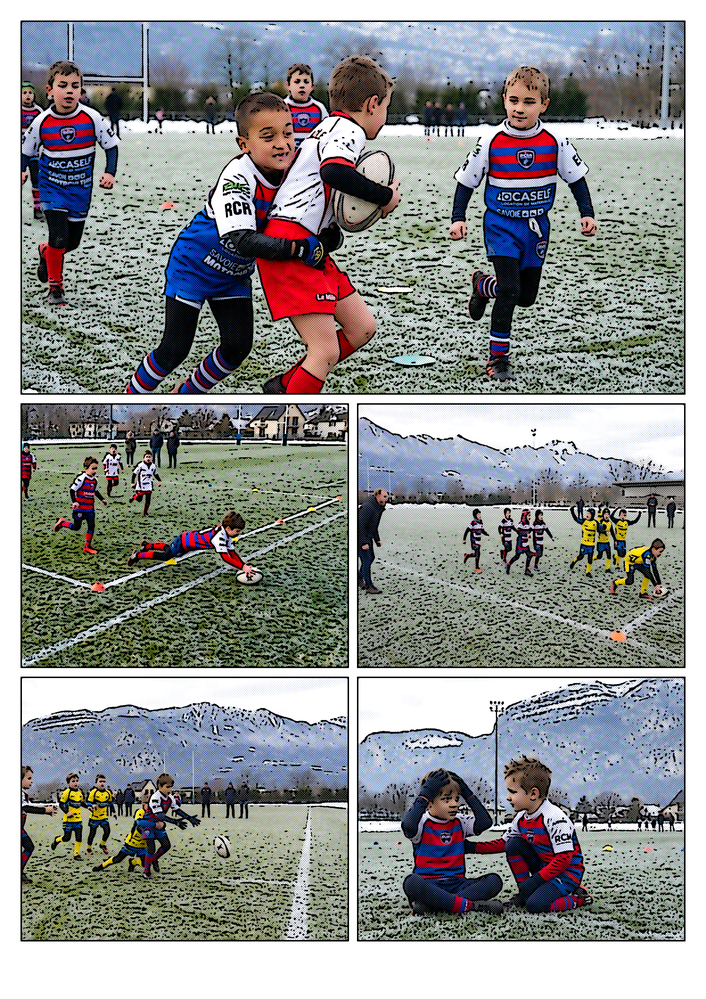
#> input picture Planches-dessin/20-le-test-du-grand-froid-le-mole-et-thonon-marvel.png, 706 x 999 px, shrunk from 2480 x 3508 before the run
$ python -i personnages.py   (imports and definitions only)
#> lines starting #> are read from the running program, lines starting #| are printed output that depends on the picture; after the words box and inside, x2 and y2 are one past the last pixel; in counts of white or black regions, pixels touching at a corner belong together
"""Détection, identification et résolution des personnages pour le lettrage.

Brique commune de la correction du lettrage :
- têtes : cascades Haar (frontal, profil, profil miroir) filtrées par présence
  réelle de peau comics dans la boîte (élimine les faux positifs du style dessiné) ;
- corps : blobs de peau comics associés aux têtes ou orphelins (personne dont la
  tête n'est pas détectée — la zone « tête » est alors le haut du blob) ;
- identité : signatures couleur calibrées sur les 8 recadrages nominatifs de la
  couverture (8/8 en calibration) — teint mat de Nolann, roux de Kilian, gris de
  Julien, cheveux foncés/barbe de Flavien, maillots adverses vert/jaune ;
- scénario : présences et indices de position par vignette (lignes *Visuel*) ;
- résolution : pour chaque élément de lettrage, la tête (ou le corps orphelin) du
  locuteur attendu — identités uniques d'abord, puis affectation optimale des
  châtains indissociables (Léon/Milo/Lyssandro/Ayden) par indice de position et
  proximité des points d'estimation initiaux.
"""
import json
import re
import sys
from pathlib import Path

import cv2
import numpy as np

# détecteur Haar reproductible : detectMultiScale n'est pas déterministe en multi-thread
# [1 line not run here, left out]

sys.path.insert(0, str(Path(__file__).parent))

ROOT = Path(__file__).resolve().parents[2]
FC = cv2.CascadeClassifier(cv2.data.haarcascades + 'haarcascade_frontalface_default.xml')
PC = cv2.CascadeClassifier(cv2.data.haarcascades + 'haarcascade_profileface.xml')

CHATAINS = {'Léon', 'Milo', 'Lyssandro', 'Ayden'}
PERSOS = ['Léon', 'Lyssandro', 'Ayden', 'Nolann', 'Milo', 'Flavien', 'Julien', 'Kilian']
SPEAKER_MAP = {
    'Papa': 'Flavien', 'Vanessa': 'Vanessa', 'Alice': 'Alice',
    'Joueur de Montmélian': 'adversaire-vert',
    'Porteur': 'adversaire-jaune',
    'Tous': 'groupe',
    'Joueur de Rumilly': 'adversaire-rumilly',
}
# ids de détection équivalents à un locuteur donné
ID_EQUIV = {
    'Léon': ('chatain',),
    'Milo': ('chatain',),
    'Lyssandro': ('chatain',),
    'Ayden': ('chatain-clair', 'chatain'),
    'Flavien': ('Flavien', 'chatain'),
    'Nolann': ('Nolann', 'Nolann-corps'),
    'Julien': ('Julien',),
    'Kilian': ('Kilian',),
    'adversaire-vert': ('adversaire-vert',),
    'adversaire-jaune': ('adversaire-jaune',),
    'Arbitre': ('arbitre', '?'),
    'groupe': ('chatain', 'chatain-clair', 'Nolann', 'Flavien'),
    'adversaire-rumilly': ('adversaire-vert', 'adversaire-jaune', '?', 'arbitre'),
}


# ------------------------------------------------------------------ peau
def masque_peau(bgr):
    """Peau comics : claire (H 5-13, S 65-150, V 160+) ou mate (Nolann)."""
    hsv = cv2.cvtColor(bgr, cv2.COLOR_BGR2HSV)
    h, s, v = hsv[..., 0], hsv[..., 1], hsv[..., 2]
    claire = (h >= 5) & (h <= 13) & (s >= 65) & (s <= 150) & (v >= 160)
    mate = (h >= 6) & (h <= 14) & (s >= 108) & (s <= 165) & (v >= 140) & (v <= 220)
    return ((claire | mate)).astype(np.uint8)


def _med(pts):
    return np.median(pts, axis=0) if len(pts) else None


# ------------------------------------------------------------------ têtes
def _boites_brutes(gray):
    out = [tuple(int(v) for v in f) for f in FC.detectMultiScale(gray, 1.06, 5, minSize=(24, 24))]
    out += [tuple(int(v) for v in f) for f in PC.detectMultiScale(gray, 1.06, 5, minSize=(24, 24))]
    flip = cv2.flip(gray, 1)
    W = gray.shape[1]
    for (x, y, w, h) in PC.detectMultiScale(flip, 1.06, 5, minSize=(24, 24)):
        out.append((W - x - w, y, w, h))
    return out


def _inter(a, b):
    ix = max(0, min(a[0] + a[2], b[0] + b[2]) - max(a[0], b[0]))
    iy = max(0, min(a[1] + a[3], b[1] + b[3]) - max(a[1], b[1]))
    return ix * iy


def detecter_tetes(bgr):
    """Têtes Haar 3 détecteurs, dédupliquées et filtrées (peau au centre)."""
    gray = cv2.equalizeHist(cv2.cvtColor(bgr, cv2.COLOR_BGR2GRAY))
    hsv = cv2.cvtColor(bgr, cv2.COLOR_BGR2HSV)
    pm = masque_peau(bgr)
    boxes = []
    for b in _boites_brutes(gray):
        if any(_inter(b, f) > 0.4 * min(b[2] * b[3], f[2] * f[3]) for f in boxes):
            continue
        boxes.append(b)
    tetes = []
    for (x, y, w, h) in boxes:
        # la bande centrale doit contenir de la peau (visage réel, pas un nuage/un fond)
        cx1, cx2 = x + int(0.25 * w), x + int(0.75 * w)
        cy1, cy2 = y + int(0.35 * h), y + int(0.85 * h)
        frac = pm[cy1:cy2, cx1:cx2].mean() if cy2 > cy1 and cx2 > cx1 else 0.0
        if frac < 0.22:
            continue
        skin = hsv[y + int(0.42 * h):y + int(0.78 * h),
                   x + int(0.28 * w):x + int(0.72 * w)].reshape(-1, 3)
        chin = hsv[y + int(0.78 * h):y + h,
                   x + int(0.25 * w):x + int(0.75 * w)].reshape(-1, 3)
        y0, y1 = max(0, y - int(0.35 * h)), y + int(0.04 * h)
        band = hsv[y0:y1, x + int(0.15 * w):x + int(0.85 * w)].reshape(-1, 3)
        ok = band[((band[:, 0] <= 25) | (band[:, 0] >= 165)) & (band[:, 2] < 235)]
        hair = ok if len(ok) >= 0.25 * len(band) else band
        tetes.append({'box': (x, y, w, h),
                      'skin_frac': round(float(frac), 2),
                      'skin': tuple(_med(skin)) if _med(skin) is not None else None,
                      'hair': tuple(_med(hair)) if _med(hair) is not None else None,
                      'chin': tuple(_med(chin)) if _med(chin) is not None else None})
    return tetes


def jersey_sous_tete(hsv, f):
    x, y, w, h = f
    band = hsv[y + h:y + int(1.7 * h), max(0, x - int(0.1 * w)):x + int(1.1 * w)].reshape(-1, 3)
    if not len(band):
        return '?'
    hh, ss, vv = band[:, 0], band[:, 1], band[:, 2]
    parts = {
        'vert': (hh >= 35) & (hh < 85) & (ss > 60),
        'jaune': (hh >= 18) & (hh < 35) & (ss > 80) & (vv > 140),
        'rouge': ((hh < 10) | (hh >= 165)) & (ss > 80) & (vv > 90),
        'bleu': (hh >= 90) & (hh < 135) & (ss > 60),
        'blanc': (ss < 40) & (vv > 180),
        'sombre': vv < 70,
    }
    n = {k: int(v.sum()) for k, v in parts.items()}
    return max(parts, key=lambda k: n[k]) if max(n.values()) > 0.3 * len(band) else '?'


def classe_identite(skin, hair, chin, jersey):
    """Règles calibrées sur les 8 visages connus de la couverture (8/8)."""
    if skin is not None:
        if skin[1] >= 108 and skin[2] <= 218:
            return 'Nolann'
    if hair is not None:
        h_h, s_h, v_h = hair
        if 4 <= h_h <= 18 and s_h >= 130 and v_h >= 160:
            return 'Kilian'
        if s_h <= 45 and 110 <= v_h <= 235:
            return 'Julien'
        if jersey in ('vert', 'jaune'):
            return f'adversaire-{jersey}'
        if v_h <= 80:
            return 'Flavien'
        if chin is not None and 8 <= chin[0] <= 20 and chin[1] >= 55 and chin[2] < 150:
            return 'Flavien'
        if 140 <= v_h <= 210 and 60 <= s_h <= 115 and 8 <= h_h <= 18:
            return 'chatain-clair'
        if 80 <= v_h < 210 and 60 <= s_h <= 145:
            return 'chatain'
    if jersey == 'vert':
        return 'adversaire-vert'
    if jersey == 'jaune':
        return 'adversaire-jaune'
    if jersey == 'sombre':
        return 'arbitre'
    return '?'


# ------------------------------------------------------------- personnages
def detecter_personnages(bgr):
    """Têtes identifiées + corps (blobs de peau), orphelins inclus."""
    hsv = cv2.cvtColor(bgr, cv2.COLOR_BGR2HSV)
    tetes = detecter_tetes(bgr)
    for t in tetes:
        t['id'] = classe_identite(t['skin'], t['hair'], t['chin'], jersey_sous_tete(hsv, t['box']))
    pm = masque_peau(bgr)
    n, lab, stats, _ = cv2.connectedComponentsWithStats(pm, 8)
    blobs = []
    for i in range(1, n):
        a, bx, by, bw, bh = (int(stats[i, 4]), int(stats[i, 0]), int(stats[i, 1]),
                             int(stats[i, 2]), int(stats[i, 3]))
        if a < 400 or bw > 500 or bh > 500:
            continue
        # blob mat (Nolann) ?
        pix = hsv[by:by + bh, bx:bx + bw][pm[by:by + bh, bx:bx + bw].astype(bool)]
        mat = bool(len(pix)) and float(np.median(pix[:, 1])) >= 108 and float(np.median(pix[:, 2])) <= 220
        blobs.append({'box': (bx, by, bw, bh), 'aire': a, 'mat': mat})
    personnes = []
    for t in tetes:
        x, y, w, h = t['box']
        # corps associé : blob chevauchant la zone sous la tête (torse, bras nus)
        best = None
        for b in blobs:
            zone = (x - int(0.3 * w), y + h, int(1.6 * w), int(1.6 * h) + 30)
            if _inter(zone, b['box']) > 0.25 * b['aire']:
                if best is None or b['aire'] > best['aire']:
                    best = b
        pid = t['id']
        # torse/bras nus au teint mat DIRECTEMENT sous la tête (bande cou)
        # => la tête est celle de Nolann ; le bras mat d'un voisin ne compte pas
        if best is not None and best['mat'] and pid in ('chatain', 'chatain-clair', 'Flavien', '?'):
            bande = (x + int(0.15 * w), y + h, int(0.7 * w), int(0.5 * h) + 10)
            if _inter(bande, best['box']) >= 0.35 * bande[2] * bande[3]:
                pid = 'Nolann'
        personnes.append({'tete': t['box'], 'id': pid, 'tete_obj': t,
                          'corps': best['box'] if best else None})
    prises = [p['corps'] for p in personnes if p['corps']]
    for b in blobs:
        if any(b['box'] is c for c in prises):
            continue
        if any(_inter(b['box'], zone_tete(p)) > 0.3 * b['aire'] for p in personnes if zone_tete(p)):
            continue
        bx, by, bw, bh = b['box']
        personnes.append({'tete': None, 'id': 'Nolann-corps' if b['mat'] else '?',
                          'tete_obj': None, 'corps': b['box'],
                          'zone_tete': (bx + bw // 2 - max(10, bw // 3),
                                        by - max(6, bh // 6),
                                        2 * max(10, bw // 3), int(1.4 * max(10, bh // 3)))})
    return personnes


def zone_tete(personne):
    """Boîte « tête » effective : la tête détectée, ou le haut du corps orphelin."""
    if personne['tete'] is not None:
        return personne['tete']
    return personne.get('zone_tete')


def point_bouche(personne):
    z = zone_tete(personne)
    return (z[0] + z[2] / 2, z[1] + z[3] * 0.62)


# [68 lines left out: functions dist_box, parse_scenario, not called in this run]


def locuteur_reference(speaker):
    return SPEAKER_MAP.get(speaker, speaker)


# -------------------------------------------------------------- résolution
# [188 lines left out: functions _dans_bande, _nettoyer_ids, resoudre_panel, resoudre_page, not called in this run]

>>> import cv2
>>> picture = cv2.imread('../../Planches-dessin/20-le-test-du-grand-froid-le-mole-et-thonon-marvel.png')
#> picture is the input picture: shape (999, 706, 3); mean B, G, R 146.8, 147.1, 144.9
>>> result = detecter_personnages(picture)
#> in detecter_tetes, `gray = cv2.equalizeHist(cv2.cvtColor(bgr, cv2.COLOR_BGR2GRAY))`:
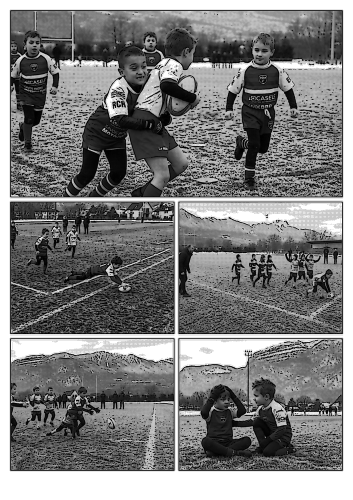
#> gray: shape (999, 706) (shown at 1/2 size); min 0, max 255, mean 126.5
#> in masque_peau, `h, s, v = hsv[..., 0], hsv[..., 1], hsv[..., 2]`:
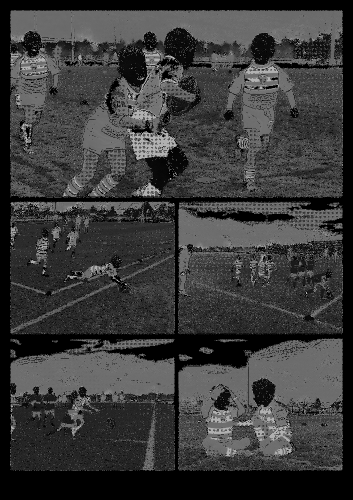
#> h: shape (999, 706) (shown at 1/2 size); min 0, max 179, mean 58.4
#> in masque_peau, `h, s, v = hsv[..., 0], hsv[..., 1], hsv[..., 2]`:
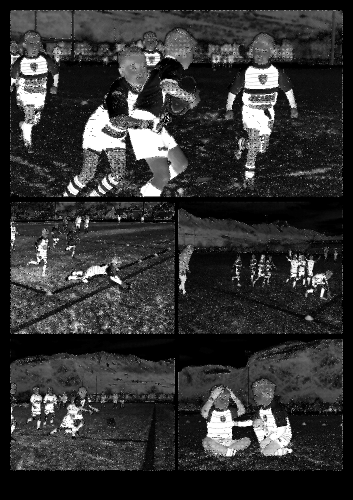
#> s: shape (999, 706) (shown at 1/2 size); min 0, max 255, mean 51.4
#> in masque_peau, `claire = (h >= 5) & (h <= 13) & (s >= 65) & (s <= 150) & (v >= 160)`:
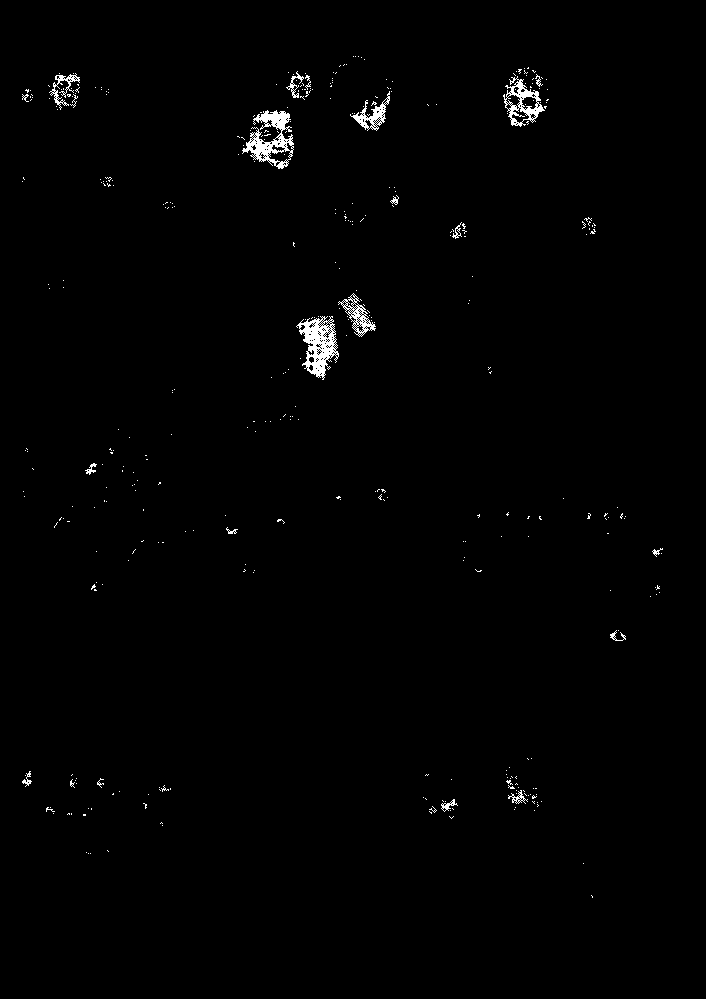
#> claire: shape (999, 706) bool; 0.88% white; 392 white regions (371 under 20 px), largest, box (x1, y1, x2, y2) and area: (296, 316, 339, 380) 1317, (242, 110, 294, 169) 1262, (503, 76, 545, 127) 746
#> in masque_peau, `return ((claire | mate)).astype(np.uint8)`:
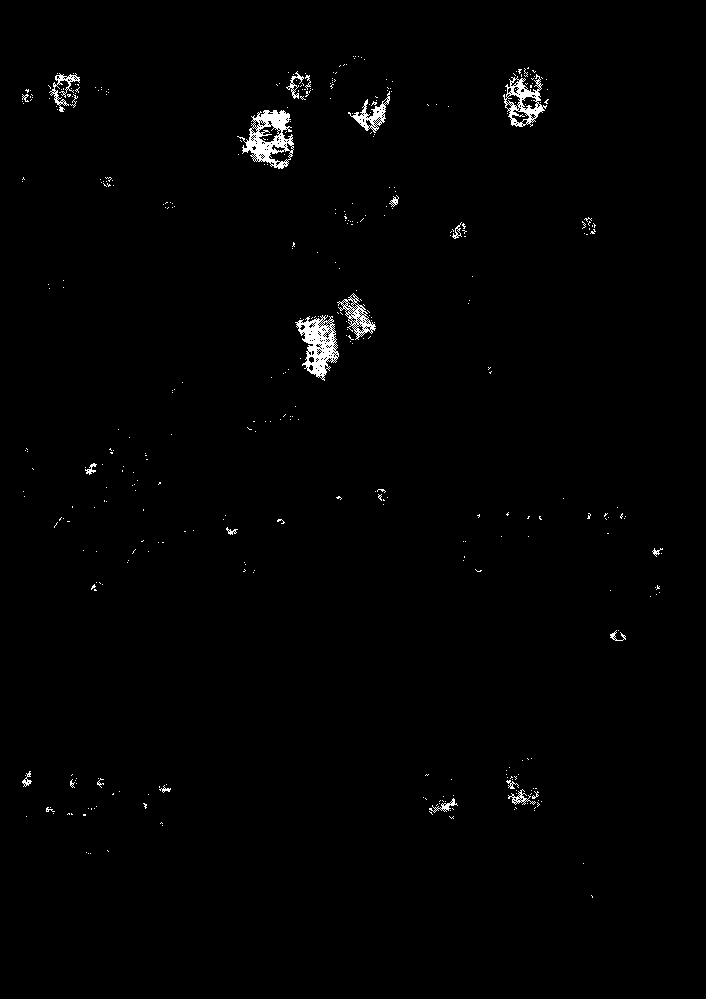
#> returned value: shape (999, 706); values 0 (black) and 1 (white), 0.99% white; 419 white regions (394 under 20 px), largest, box (x1, y1, x2, y2) and area: (237, 110, 294, 169) 1504, (295, 315, 339, 381) 1389, (503, 74, 547, 127) 884
#> in _boites_brutes, `out = [tuple(int(v) for v in f) for f in FC.detectMultiScale(gray, 1.0..`: out = [(288, 70, 28, 28), (51, 71, 36, 36), (498, 84, 46, 46), (248, 110, 62, 62), (295, 844, 64, 64)]
#> in _boites_brutes, `out += [tuple(int(v) for v in f) for f in PC.detectMultiScale(gray, 1...`: out = [(288, 70, 28, 28), (51, 71, 36, 36), (498, 84, 46, 46), (248, 110, 62, 62), (295, 844, 64, 64), (496, 774, 39, 39), (504, 82, 49, 49)]
#> in _boites_brutes, `flip = cv2.flip(gray, 1)`:
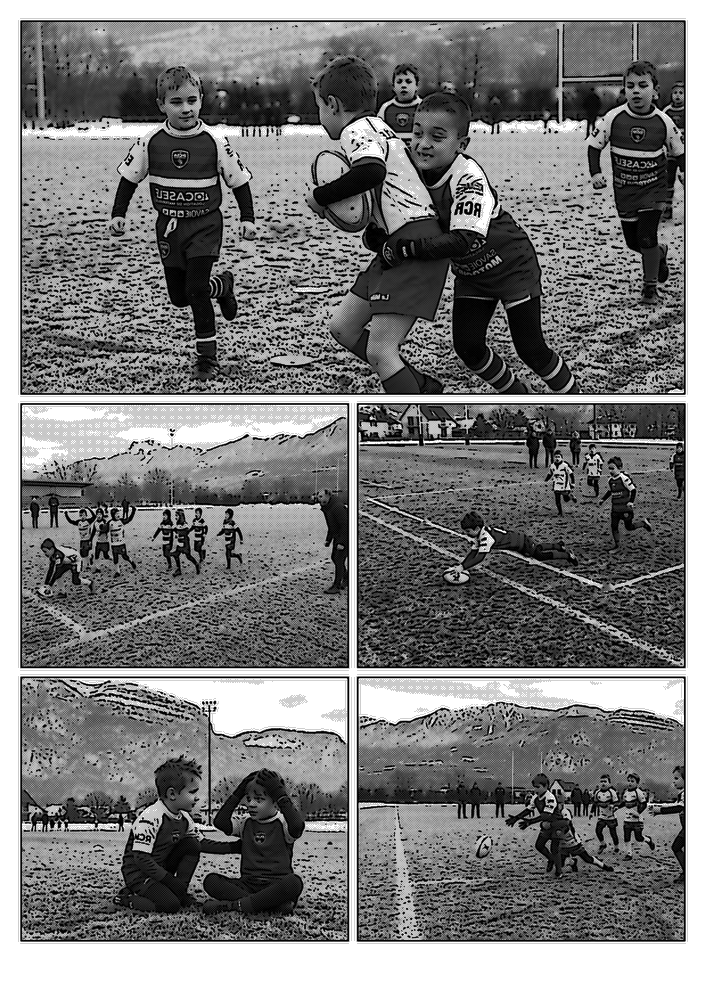
#> flip: shape (999, 706); min 0, max 255, mean 126.5
#> in _boites_brutes, `W = gray.shape[1]`: W = 706
#> the loop in detecter_tetes, `for b in _boites_brutes(gray):` made 10 passes
#> b on passes 2 to 9: (51, 71, 36, 36), (498, 84, 46, 46), (248, 110, 62, 62), (295, 844, 64, 64), (496, 774, 39, 39), (504, 82, 49, 49), (41, 67, 44, 44), (424, 779, 45, 45)
#> after the loop in detecter_tetes, `for b in _boites_brutes(gray):`: boxes = [(288, 70, 28, 28), (51, 71, 36, 36), (498, 84, 46, 46), (248, 110, 62, 62), (295, 844, 64, 64), (496, 774, 39, 39), (424, 779, 45, 45)]
#> in detecter_tetes, `tetes = []`: tetes = []
#> the loop in detecter_tetes, `for (x, y, w, h) in boxes:` made 7 passes
#> (x, y, w, h, cx1, cx2, cy1, cy2) on passes 1, 2, 3, 4, 6, 7: (288, 70, 28, 28, 295, 309, 79, 93), (51, 71, 36, 36, 60, 78, 83, 101), (498, 84, 46, 46, 509, 532, 100, 123), (248, 110, 62, 62, 263, 294, 131, 162), (496, 774, 39, 39, 505, 525, 787, 807), (424, 779, 45, 45, 435, 457, 794, 817)
#> after the loop in detecter_tetes, `for (x, y, w, h) in boxes:`: tetes = 6 items
#> the loop in detecter_personnages, `for t in tetes:` made 6 passes
#> in detecter_personnages, `n, lab, stats, _ = cv2.connectedComponentsWithStats(pm, 8)`: n = 420; stats = 420 rows, first 6: [0, 0, 706, 999, 698288], [353, 56, 1, 1, 1], [355, 56, 1, 1, 1], [358, 56, 1, 1, 1], [361, 57, 1, 1, 1], [354, 58, 1, 1, 1]
#> the loop in detecter_personnages, `for i in range(1, n):` made 419 passes
#> (a, bx, by, bw, bh) on passes 1 to 3: (1, 353, 56, 1, 1), (1, 355, 56, 1, 1), (1, 358, 56, 1, 1)
#> after the loop in detecter_personnages, `for i in range(1, n):`: blobs = 5 items
#> the loop in detecter_personnages, `for t in tetes:` made 6 passes
#> bande on pass 1: (292, 98, 19, 24)
#> after the loop in detecter_personnages, `for t in tetes:`: personnes = 6 items
#> in detecter_personnages, `prises = [p['corps'] for p in personnes if p['corps']]`: prises = [(237, 110, 57, 59)]
#> the loop in detecter_personnages, `for b in blobs:` made 5 passes
#> (b, bx, by, bw, bh) on passes 2, 4, 5: ({'box': (348, 91, 42, 42), 'aire': 497, 'mat': True}, 348, 91, 42, 42), ({'box': (337, 293, 39, 47), 'aire': 524, 'mat': False}, 337, 293, 39, 47), ({'box': (295, 315, 44, 66), 'aire': 1389, 'mat': False}, 295, 315, 44, 66)
#> after the loop in detecter_personnages, `for b in blobs:`: personnes = 9 items
#> result = 9 items
